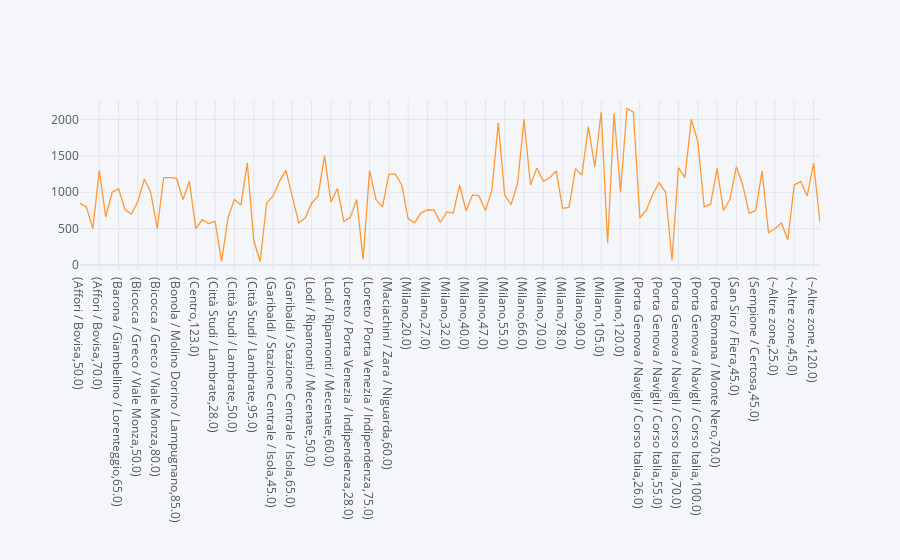

Notebook code cell kept with this figure:
### Markdown cell above
Here we can explore the change in prices based on apartment area and location, it should be normal to have the same price for the same features in the same location like what we see in (Baggio / Forze Armate / Quinto Romano) or in the center, however there are a lot of variations in the prices in areas like (Porta Genova / Navigli / Corso Italia) or (San Siro / Fiera), that's definitely explains the low correlation number from before, and we should expect higher variations in the after data.

### Code cell
dfa.groupby(['location','area']).mean().iplot()

### Figure 1 — Plotly figure (JSON) as saved in the notebook; plotly's stock layout.template omitted (floating-point values rounded to 4 significant figures)
{"data": [{"line": {"color": "rgba(255, 153, 51, 1.0)", "dash": "solid", "shape": "linear", "width": 1.3}, "mode": "lines", "name": "price", "text": "", "type": "scatter", "x": ["(Affori / Bovisa,50.0)", "(Affori / Bovisa,55.0)", "(Affori / Bovisa,65.0)", "(Affori / Bovisa,70.0)", "(Baggio / Forze Armate / Quinto Romano,55.0)", "(Barona / Giambellino / Lorenteggio,40.0)", "(Barona / Giambellino / Lorenteggio,65.0)", "(Barona / Giambellino / Lorenteggio,70.0)", "(Bicocca / Greco / Viale Monza,25.0)", "(Bicocca / Greco / Viale Monza,50.0)", "(Bicocca / Greco / Viale Monza,65.0)", "(Bicocca / Greco / Viale Monza,70.0)", "(Bicocca / Greco / Viale Monza,80.0)", "(Bicocca / Greco / Viale Monza,102.0)", "(Bonola / Molino Dorino / Lampugnano,60.0)", "(Bonola / Molino Dorino / Lampugnano,85.0)", "(Centro,40.0)", "(Centro,65.0)", "(Centro,123.0)", "(Città Studi / Lambrate,25.0)", "(Città Studi / Lambrate,27.0)", "(Città Studi / Lambrate,28.0)", "(Città Studi / Lambrate,30.0)", "(Città Studi / Lambrate,35.0)", "(Città Studi / Lambrate,50.0)", "(Città Studi / Lambrate,52.0)", "(Città Studi / Lambrate,80.0)", "(Città Studi / Lambrate,95.0)", "(Città Studi / Lambrate,110.0)", "(Garibaldi / Stazione Centrale / Isola,28.0)", "(Garibaldi / Stazione Centrale / Isola,45.0)", "(Garibaldi / Stazione Centrale / Isola,54.0)", "(Garibaldi / Stazione Centrale / Isola,55.0)", "(Garibaldi / Stazione Centrale / Isola,65.0)", "(Lodi / Ripamonti / Mecenate,28.0)", "(Lodi / Ripamonti / Mecenate,30.0)", "(Lodi / Ripamonti / Mecenate,50.0)", "(Lodi / Ripamonti / Mecenate,55.0)", "(Lodi / Ripamonti / Mecenate,58.0)", "(Lodi / Ripamonti / Mecenate,60.0)", "(Lodi / Ripamonti / Mecenate,65.0)", "(Lodi / Ripamonti / Mecenate,70.0)", "(Loreto / Porta Venezia / Indipendenza,28.0)", "(Loreto / Porta Venezia / Indipendenza,30.0)", "(Loreto / Porta Venezia / Indipendenza,45.0)", "(Loreto / Porta Venezia / Indipendenza,75.0)", "(Maciachini / Zara / Niguarda,35.0)", "(Maciachini / Zara / Niguarda,55.0)", "(Maciachini / Zara / Niguarda,60.0)", "(Maciachini / Zara / Niguarda,65.0)", "(Maciachini / Zara / Niguarda,75.0)", "(Milano,20.0)", "(Milano,22.0)", "(Milano,25.0)", "(Milano,27.0)", "(Milano,28.0)", "(Milano,30.0)", "(Milano,32.0)", "(Milano,35.0)", "(Milano,39.0)", "(Milano,40.0)", "(Milano,45.0)", "(Milano,46.0)", "(Milano,47.0)", "(Milano,50.0)", "(Milano,52.0)", "(Milano,55.0)", "(Milano,60.0)", "(Milano,65.0)", "(Milano,66.0)", "(Milano,67.0)", "(Milano,69.0)", "(Milano,70.0)", "(Milano,72.0)", "(Milano,75.0)", "(Milano,78.0)", "(Milano,80.0)", "(Milano,85.0)", "(Milano,90.0)", "(Milano,95.0)", "(Milano,100.0)", "(Milano,105.0)", "(Milano,108.0)", "(Milano,110.0)", "(Milano,120.0)", "(Milano,130.0)", "(Milano,150.0)", "(Porta Genova / Navigli / Corso Italia,26.0)", "(Porta Genova / Navigli / Corso Italia,40.0)", "(Porta Genova / Navigli / Corso Italia,45.0)", "(Porta Genova / Navigli / Corso Italia,55.0)", "(Porta Genova / Navigli / Corso Italia,58.0)", "(Porta Genova / Navigli / Corso Italia,60.0)", "(Porta Genova / Navigli / Corso Italia,70.0)", "(Porta Genova / Navigli / Corso Italia,80.0)", "(Porta Genova / Navigli / Corso Italia,90.0)", "(Porta Genova / Navigli / Corso Italia,100.0)", "(Porta Romana / Monte Nero,40.0)", "(Porta Romana / Monte Nero,50.0)", "(Porta Romana / Monte Nero,70.0)", "(Rogoredo / Chiesa Rossa,50.0)", "(San Siro / Fiera,42.0)", "(San Siro / Fiera,45.0)", "(San Siro / Fiera,65.0)", "(Sempione / Certosa,27.0)", "(Sempione / Certosa,45.0)", "(Sempione / Certosa,50.0)", "(Sempione / Certosa,70.0)", "(~Altre zone,25.0)", "(~Altre zone,28.0)", "(~Altre zone,35.0)", "(~Altre zone,45.0)", "(~Altre zone,50.0)", "(~Altre zone,110.0)", "(~Altre zone,120.0)", "(~Altre zone,125.0)"], "y": [850, 800, 500, 1300, 662.5, 1000, 1050, 760, 700, 875, 1183.0, 1000, 500, 1200, 1200, 1190, 900, 1150, 500, 625, 570, 600, 52, 650, 900, 825, 1400, 338, 50, 850, 950, 1150, 1300, 950, 580, 650, 850, 950, 1500, 867.5, 1050, 600, 655, 900, 80, 1300, 900, 800, 1250, 1250, 1100, 640, 580, 717.5, 756.7, 757.5, 587.7, 730, 714.4, 1100, 745, 964.2, 950, 750, 1025, 1950, 961.5, 830, 1119.0, 2000, 1100, 1333, 1150, 1200, 1294.0, 780, 793.3, 1325, 1235, 1900, 1350, 2100, 300, 2083, 1000, 2150, 2100, 650, 750, 970, 1130, 1000, 70, 1338.0, 1200, 2000, 1700, 800, 836.7, 1330, 750, 900, 1350, 1100, 710, 750, 1290, 445, 500, 580, 345, 1100, 1150, 950, 1400, 590]}], "layout": {"legend": {"bgcolor": "#F5F6F9", "font": {"color": "#4D5663"}}, "paper_bgcolor": "#F5F6F9", "plot_bgcolor": "#F5F6F9", "title": {"font": {"color": "#4D5663"}}, "xaxis": {"gridcolor": "#E1E5ED", "showgrid": true, "tickfont": {"color": "#4D5663"}, "title": {"font": {"color": "#4D5663"}, "text": ""}, "zerolinecolor": "#E1E5ED"}, "yaxis": {"gridcolor": "#E1E5ED", "showgrid": true, "tickfont": {"color": "#4D5663"}, "title": {"font": {"color": "#4D5663"}, "text": ""}, "zerolinecolor": "#E1E5ED"}}}
